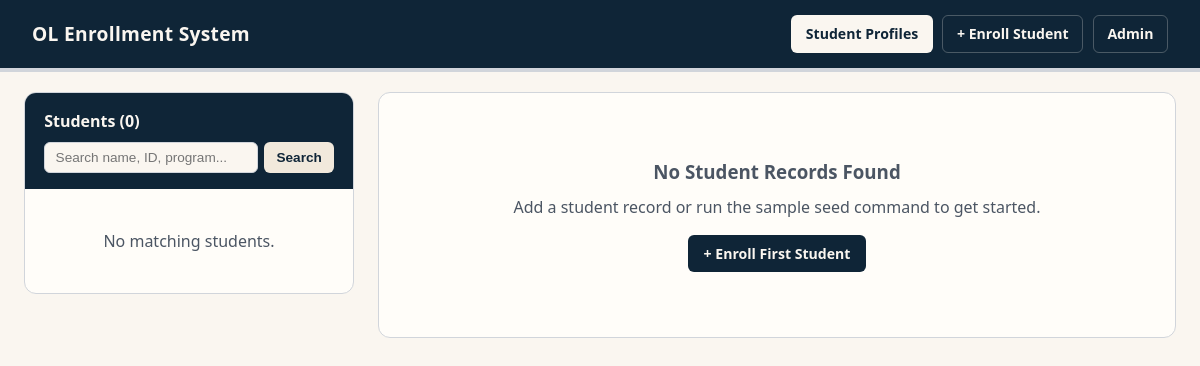
/students/, run on an earlier commit of the app's database.
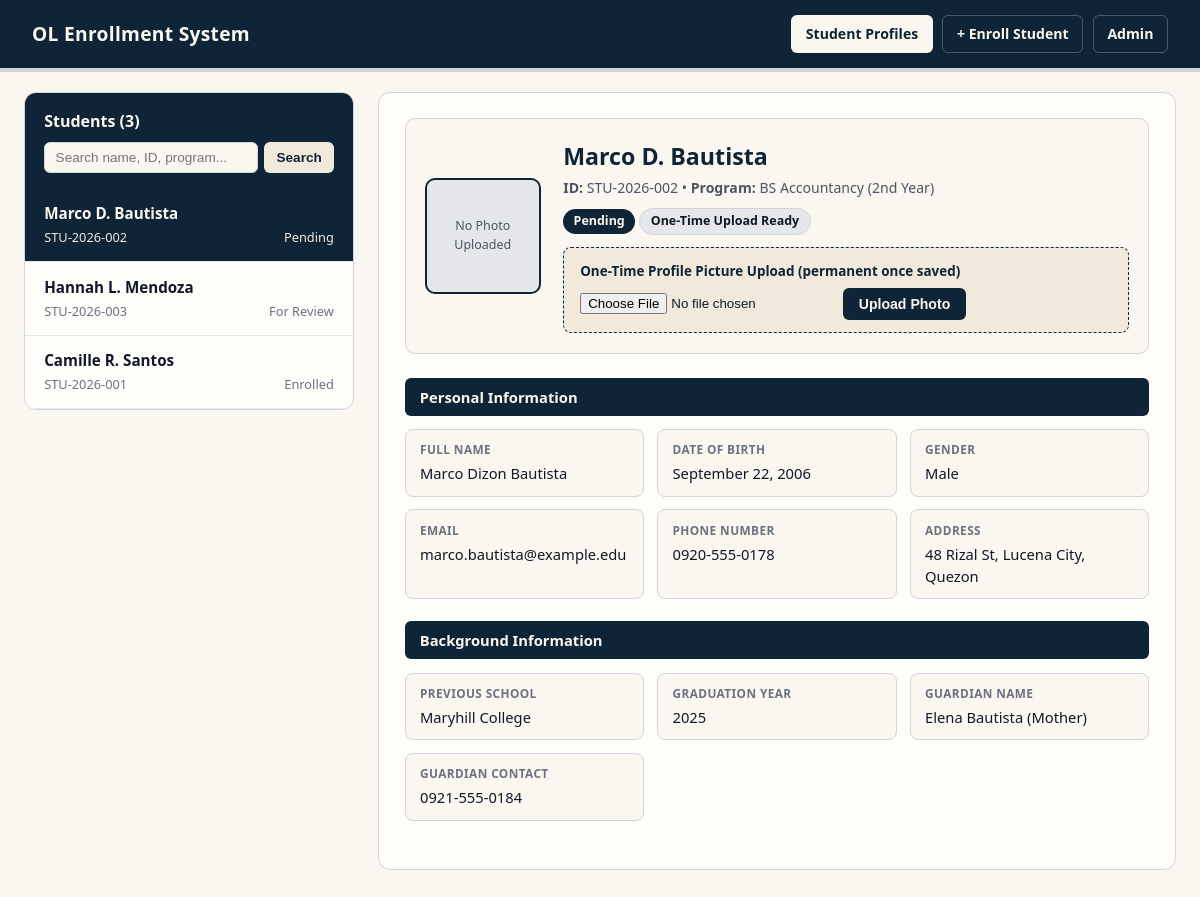
And on a later commit of the database.
### students/models.py (models this page shows, shortened)
class Student(models.Model):
    STATUS_CHOICES = [
        ('Enrolled', 'Enrolled'),
        ('Pending', 'Pending'),
        ('For Review', 'For Review'),
    ]
    GENDER_CHOICES = [
        ('Male', 'Male'),
        ('Female', 'Female'),
        ('Prefer not to say', 'Prefer not to say'),
    ]
    student_id = models.CharField(max_length=25, unique=True)
    program = models.CharField(max_length=120)
    year_level = models.CharField(max_length=50)
    enrollment_status = models.CharField(
        max_length=20, choices=STATUS_CHOICES, default='Pending'
    )
    date_enrolled = models.DateField(auto_now_add=True)
    first_name = models.CharField(max_length=80)
    middle_name = models.CharField(max_length=80, blank=True)
    last_name = models.CharField(max_length=80)
    date_of_birth = models.DateField()
    gender = models.CharField(max_length=25, choices=GENDER_CHOICES, default='Male')
    email = models.EmailField()
    phone_number = models.CharField(max_length=30)
    address = models.TextField()
    previous_school = models.CharField(max_length=150)
    graduation_year = models.CharField(max_length=10)
    guardian_name = models.CharField(max_length=120)
    guardian_relationship = models.CharField(max_length=50, default='Parent/Guardian')
    guardian_contact = models.CharField(max_length=30)
    profile_pic = models.ImageField(upload_to='profile_pics/', blank=True, null=True)
    profile_pic_uploaded_at = models.DateTimeField(blank=True, null=True)
    class Meta:
        ordering = ['last_name', 'first_name']
    @property
    def full_name(self):
        if self.middle_name:
            return f"{self.first_name} {self.middle_name[0]}. {self.last_name}"
        return f"{self.first_name} {self.last_name}"
    @property
    def has_uploaded_pic(self):
        return bool(self.profile_pic)

### students/views.py (the view, shortened to what this page needs)
# urls.py: path('', views.profile_view, name='student_profiles'),
def profile_view(request, student_id=None):
    search_query = request.GET.get('q', '').strip()
    students_qs = Student.objects.all()
    selected_student = None
    if student_id is not None:
        selected_student = get_object_or_404(Student, pk=student_id)
    elif students_qs.exists():
        selected_student = students_qs.first()
    elif Student.objects.exists():
        selected_student = Student.objects.first()
    if request.method == 'POST' and selected_student:
        if selected_student.has_uploaded_pic:
            messages.error(
                request,
                "Profile picture upload is locked because a photo was already saved."
            )
            return redirect('student_detail', student_id=selected_student.pk)
        form = OneTimeProfilePicForm(request.POST, request.FILES, instance=selected_student)
        if form.is_valid():
            student_obj = form.save(commit=False)
            student_obj.profile_pic_uploaded_at = timezone.now()
            student_obj.save()
            messages.success(
                request,
                "Profile picture uploaded! Because this is a one-time upload, it is now locked."
            )
            return redirect('student_detail', student_id=selected_student.pk)
        messages.error(request, "Please select a valid image file to upload.")
    else:
        form = OneTimeProfilePicForm(instance=selected_student)
    context = {
        'students': students_qs,
        'selected_student': selected_student,
        'form': form,
        'search_query': search_query,
        'active_page': 'profiles',
    }
    return render(request, 'students/profile_view.html', context)

### students/forms.py (shortened to what this page needs)
class OneTimeProfilePicForm(forms.ModelForm):
    class Meta:
        model = Student
        fields = ['profile_pic']
        widgets = {
            'profile_pic': forms.FileInput(attrs={
                'accept': 'image/*',
                'id': 'id_profile_pic',
            })
        }

### students/templates/students/profile_view.html (shortened to what this page needs)
{% extends "students/base.html" %}
{% block content %}
<div class="split-grid">
  <aside class="sidebar">
    <div class="sidebar-top">
      <h2>Students ({{ students|length }})</h2>
      <form method="get" action="{% url 'student_profiles' %}" class="search-form">
        <input
          type="text"
          name="q"
          value="{{ search_query }}"
          placeholder="Search name, ID, program..."
        />
        <button type="submit">Search</button>
      </form>
    </div>
    <ul class="student-list">
      {% for student in students %}
        <li class="student-row {% if selected_student and student.pk == selected_student.pk %}active{% endif %}">
          <a href="{% url 'student_detail' student.pk %}">
            <span class="student-name">{{ student.full_name }}</span>
            <span class="student-sub">
              <span>{{ student.student_id }}</span>
              <span>{{ student.enrollment_status }}</span>
            </span>
          </a>
        </li>
      {% empty %}
        <li class="empty-msg">No matching students.</li>
      {% endfor %}
    </ul>
  </aside>
  <main class="detail-card">
    {% if selected_student %}
      <div class="hero-box">
        <div class="photo-frame">
          {% if selected_student.profile_pic %}
            <img src="{{ selected_student.profile_pic.url }}" alt="{{ selected_student.full_name }}" />
          {% else %}
            <div class="photo-empty">No Photo Uploaded</div>
          {% endif %}
        </div>
        <div class="hero-info">
          <h2>{{ selected_student.full_name }}</h2>
          <p class="hero-meta">
            <strong>ID:</strong> {{ selected_student.student_id }} &bull;
            <strong>Program:</strong> {{ selected_student.program }} ({{ selected_student.year_level }})
          </p>
          <span class="pill">{{ selected_student.enrollment_status }}</span>
          <span class="pill pill-gray">
            {% if selected_student.has_uploaded_pic %}One-Time Photo Locked{% else %}One-Time Upload Ready{% endif %}
          </span>
          {% if not selected_student.has_uploaded_pic %}
            <div class="upload-panel">
              <form method="post" enctype="multipart/form-data">
                <label for="id_profile_pic">One-Time Profile Picture Upload (permanent once saved)</label>
                <div class="upload-row">
                  {{ form.profile_pic }}
                  <button type="submit" class="btn-dark">Upload Photo</button>
                </div>
              </form>
            </div>
          {% else %}
            <div class="locked-badge">
              Uploaded{% if selected_student.profile_pic_uploaded_at %} on {{ selected_student.profile_pic_uploaded_at|date:"M d, Y H:i" }}{% endif %}. Re-upload disabled.
            </div>
          {% endif %}
        </div>
      </div>
      <div class="block-section">
        <div class="block-header">Personal Information</div>
        <div class="field-grid">
          <div class="field-box">
            <div class="field-label">Full Name</div>
            <div class="field-val">{{ selected_student.first_name }} {{ selected_student.middle_name }} {{ selected_student.last_name }}</div>
          </div>
          <div class="field-box">
            <div class="field-label">Date of Birth</div>
            <div class="field-val">{{ selected_student.date_of_birth|date:"F d, Y" }}</div>
          </div>
          <div class="field-box">
            <div class="field-label">Gender</div>
            <div class="field-val">{{ selected_student.gender }}</div>
          </div>
          <div class="field-box">
            <div class="field-label">Email</div>
            <div class="field-val">{{ selected_student.email }}</div>
          </div>
          <div class="field-box">
            <div class="field-label">Phone Number</div>
            <div class="field-val">{{ selected_student.phone_number }}</div>
          </div>
          <div class="field-box">
            <div class="field-label">Address</div>
            <div class="field-val">{{ selected_student.address }}</div>
          </div>
        </div>
      </div>
      <div class="block-section">
        <div class="block-header">Background Information</div>
        <div class="field-grid">
          <div class="field-box">
            <div class="field-label">Previous School</div>
            <div class="field-val">{{ selected_student.previous_school }}</div>
          </div>
          <div class="field-box">
            <div class="field-label">Graduation Year</div>
            <div class="field-val">{{ selected_student.graduation_year }}</div>
          </div>
          <div class="field-box">
            <div class="field-label">Guardian Name</div>
            <div class="field-val">{{ selected_student.guardian_name }} ({{ selected_student.guardian_relationship }})</div>
          </div>
          <div class="field-box">
            <div class="field-label">Guardian Contact</div>
            <div class="field-val">{{ selected_student.guardian_contact }}</div>
          </div>
        </div>
      </div>
    {% else %}
      <div class="empty-msg">
        <h3>No Student Records Found</h3>
        <p style="margin: 0.5rem 0 1rem;">Add a student record or run the sample seed command to get started.</p>
        <a href="{% url 'enroll_student' %}" class="btn-dark">+ Enroll First Student</a>
      </div>
    {% endif %}
  </main>
</div>
{% endblock %}

### students/templates/students/base.html (shortened to what this page needs)
<!DOCTYPE html>
<html lang="en">
<head>
</head>
<body>
  <header class="topbar">
    <div class="brand">OL Enrollment System</div>
    <nav class="nav-links">
      <a href="{% url 'student_profiles' %}" class="{% if active_page == 'profiles' %}active{% endif %}">
        Student Profiles
      </a>
      <a href="{% url 'enroll_student' %}" class="{% if active_page == 'enroll' %}active{% endif %}">
        + Enroll Student
      </a>
      <a href="{% url 'admin:index' %}">Admin</a>
    </nav>
  </header>
  <div class="container">
    {% block content %}{% endblock %}
  </div>
</body>
</html>

### students/templates/students/base.html (style rules this page uses)
:root { --dark-blue: #0f2537; --dark-blue-hover: #1b3d59; --cream: #faf6f0; --cream-card: #fffdf9; --cream-accent: #f1e9dc; --gray-border: #d1d5db; --gray-soft: #e5e7eb; --gray-text: #4b5563; --gray-muted: #6b7280; --text-dark: #111827; --success-bg: #e6f4ea; --success-text: #137333; --error-bg: #fce8e6; --error-text: #c5221f; }
* { box-sizing: border-box; margin: 0; padding: 0; }
body { font-family: "Segoe UI", Roboto, Helvetica, Arial, sans-serif; background-color: var(--cream); color: var(--text-dark); line-height: 1.5; }
.topbar { background-color: var(--dark-blue); color: var(--cream); padding: 0.95rem 2rem; display: flex; flex-wrap: wrap; justify-content: space-between; align-items: center; gap: 1rem; border-bottom: 4px solid var(--gray-border); }
.brand { font-size: 1.2rem; font-weight: 700; letter-spacing: 0.3px; }
.nav-links { display: flex; gap: 0.6rem; align-items: center; }
.nav-links a { color: var(--cream); text-decoration: none; font-size: 0.88rem; font-weight: 600; padding: 0.45rem 0.85rem; border-radius: 6px; border: 1px solid rgba(250, 246, 240, 0.25); }
.nav-links a.active, .nav-links a:hover { background-color: var(--cream); color: var(--dark-blue); }
.container { max-width: 1320px; margin: 1.25rem auto 2.5rem; padding: 0 1.5rem; }
.btn-dark { background-color: var(--dark-blue); color: var(--cream); border: none; padding: 0.5rem 1rem; border-radius: 6px; font-size: 0.88rem; font-weight: 600; cursor: pointer; text-decoration: none; display: inline-block; }

What changed in the data, as far as the page shows it:
added Student: full_name "Marco D. Bautista", student_id "STU-2026-002", enrollment_status "Pending", program "BS Accountancy", year_level "2nd Year", first_name "Marco", middle_name "Dizon", last_name "Bautista", date_of_birth "September 22, 2006", gender "Male", email "marco.bautista@example.edu", phone_number "0920-555-0178", address "48 Rizal St, Lucena City, Quezon", previous_school "Maryhill College", graduation_year "2025", guardian_name "Elena Bautista", guardian_relationship "Mother", guardian_contact "0921-555-0184"
added Student: full_name "Hannah L. Mendoza", student_id "STU-2026-003", enrollment_status "For Review"
added Student: full_name "Camille R. Santos", student_id "STU-2026-001", enrollment_status "Enrolled"
Also different on the page:
{{ students|length }}: "0" → "3"
text no longer shown: "No matching students. No Student Records Found Add a student record or run the sample seed command to get started. + Enroll First Student"
text now shown: "No Photo Uploaded ID: • Program: ( ) One-Time Upload Ready One-Time Profile Picture Upload (permanent once saved) Upload Photo Personal Information FULL NAME DATE OF BIRTH GENDER EMAIL PHONE NUMBER ADDRESS Background Information PREVIOUS SCHOOL GRADUATION YEAR GUARDIAN NAME ( ) GUARDIAN CONTACT"
